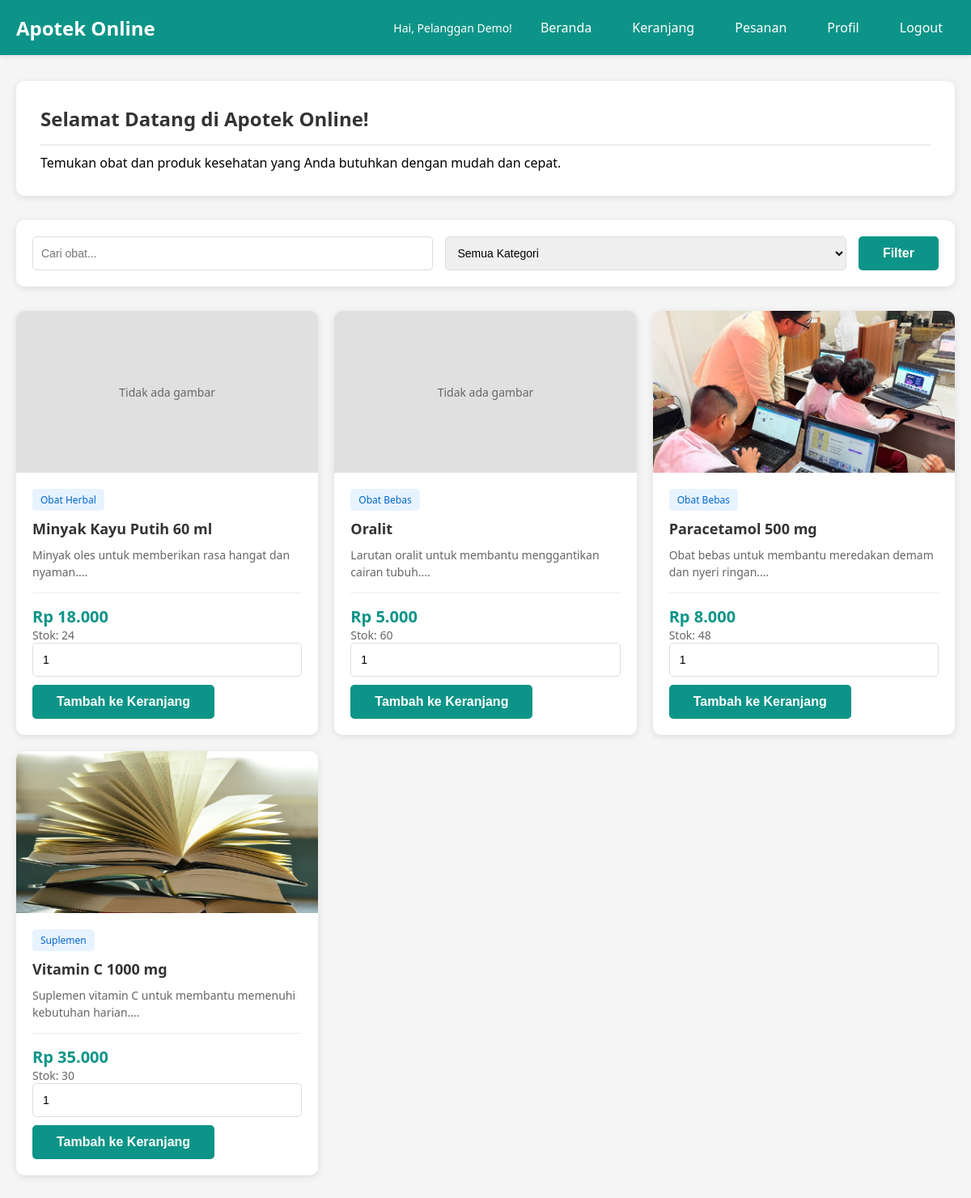
Screenshot of /user/index.php (signed in) with the database file from the repository.
### tables this page shows
CREATE TABLE IF NOT EXISTS medicines (
  id INT UNSIGNED AUTO_INCREMENT PRIMARY KEY,
  name VARCHAR(150) NOT NULL,
  description TEXT NULL,
  price DECIMAL(12,2) NOT NULL,
  stock INT NOT NULL DEFAULT 0,
  category VARCHAR(100) NOT NULL,
  image VARCHAR(255) NULL,
  created_at TIMESTAMP NOT NULL DEFAULT CURRENT_TIMESTAMP
);

### user/index.php (the view, shortened to what this page needs)
<?php
include '../config/database.php';
$search = '';
$query = "SELECT * FROM medicines WHERE 1=1";
$query .= " ORDER BY name ASC";
$medicines = mysqli_query($db, $query);
?>
<!DOCTYPE html>
<html lang="id">
<head>
    <link rel="stylesheet" href="../assets/css/user.css">
</head>
<body>
    <?php include "../layout/userheader.php" ?>
    <div class="container">
        <div class="welcome-banner">
            <h2>Selamat Datang di Apotek Online!</h2>
            <p>Temukan obat dan produk kesehatan yang Anda butuhkan dengan mudah dan cepat.</p>
        </div>
        <div class="filter-section">
            <form method="GET" action="" style="display: flex; gap: 15px; width: 100%; flex-wrap: wrap;">
                <input type="text" name="search" placeholder="Cari obat..."
                       value="<?php echo htmlspecialchars($search); ?>">
                <select name="category">
                    <option value="">Semua Kategori</option>
                </select>
                <button type="submit">Filter</button>
            </form>
        </div>
        <?php if (mysqli_num_rows($medicines) > 0): ?>
            <div class="medicine-grid">
                <?php while ($medicine = mysqli_fetch_assoc($medicines)): ?>
                    <div class="medicine-card">
                        <div class="medicine-image">
                            <?php if (!empty($medicine['image']) && file_exists('../uploads/' . $medicine['image'])): ?>
                                <img src="../uploads/<?php echo htmlspecialchars($medicine['image']); ?>"
                                     alt="<?php echo htmlspecialchars($medicine['name']); ?>"
                                     style="width: 100%; height: 100%; object-fit: cover;">
                            <?php else: ?>
                                <div style="width: 100%; height: 100%; display: flex; align-items: center; justify-content: center; background: #e0e0e0; color: #666; font-size: 14px;">
                                    Tidak ada gambar
                                </div>
                            <?php endif; ?>
                        </div>
                        <div class="medicine-content">
                            <span class="medicine-category"><?php echo htmlspecialchars($medicine['category']); ?></span>
                            <div class="medicine-name">
                                <a href="medicine-detail.php?id=<?php echo $medicine['id']; ?>" style="color: inherit; text-decoration: none;">
                                    <?php echo htmlspecialchars($medicine['name']); ?>
                                </a>
                            </div>
                            <div class="medicine-description">
                                <?php echo htmlspecialchars(substr($medicine['description'], 0, 80)) . '...'; ?>
                            </div>
                            <div class="medicine-footer">
                                <div>
                                    <div class="medicine-price">Rp <?php echo number_format($medicine['price'], 0, ',', '.'); ?></div>
                                    <div class="medicine-stock">Stok: <?php echo $medicine['stock']; ?></div>
                                </div>
                            </div>
                            <?php if ($medicine['stock'] > 0): ?>
                                <form class="add-to-cart-form" method="POST">
                                    <input type="number" name="quantity" value="1" min="1" max="<?= $medicine['stock'] ?>">
                                    <button type="submit" class="buy-button">Tambah ke Keranjang</button>
                                </form>
                            <?php else: ?>
                                <button class="buy-button" style="background: #ccc; cursor: not-allowed;" disabled>
                                    Stok Habis
                                </button>
                            <?php endif; ?>
                        </div>
                    </div>
                <?php endwhile; ?>
            </div>
        <?php endif; ?>
    </div>
</body>
</html>

### assets/css/user.css (style rules this page uses)
* { margin: 0; padding: 0; box-sizing: border-box; }
body { font-family: 'Segoe UI', Tahoma, Geneva, Verdana, sans-serif; background: #f5f5f5; padding-top: 70px; }
.container { max-width: 1200px; margin: 30px auto; padding: 0 20px; }
.welcome-banner { background: white; padding: 30px; border-radius: 10px; box-shadow: 0 2px 10px rgba(0,0,0,0.1); margin-bottom: 30px; }
.welcome-banner h2 { color: #333; margin-bottom: 10px; }
.filter-section { background: white; padding: 20px; border-radius: 10px; box-shadow: 0 2px 10px rgba(0,0,0,0.1); margin-bottom: 30px; display: flex; gap: 15px; flex-wrap: wrap; }
.filter-section input, .filter-section select { padding: 10px; border: 1px solid #ddd; border-radius: 5px; flex: 1; min-width: 200px; }
.filter-section button { padding: 10px 30px; background: #0d9488; color: white; border: none; border-radius: 5px; cursor: pointer; font-weight: 600; }
.medicine-grid { display: grid; grid-template-columns: repeat(auto-fill, minmax(280px, 1fr)); gap: 20px; }
.medicine-card { background: white; border-radius: 10px; box-shadow: 0 2px 10px rgba(0,0,0,0.1); overflow: hidden; transition: transform 0.3s; }
.medicine-image { width: 100%; height: 200px; background: #f5f5f5; overflow: hidden; display: flex; align-items: center; justify-content: center; }
.medicine-image img { width: 100%; height: 100%; object-fit: cover; }
.medicine-content { padding: 20px; }
.medicine-category { display: inline-block; background: #e7f3ff; color: #0066cc; padding: 5px 10px; border-radius: 5px; font-size: 12px; margin-bottom: 10px; }
.medicine-name { font-size: 18px; font-weight: 600; color: #333; margin-bottom: 10px; }
.medicine-description { color: #666; font-size: 14px; margin-bottom: 15px; line-height: 1.5; }
.medicine-footer { display: flex; justify-content: space-between; align-items: center; padding-top: 15px; border-top: 1px solid #eee; }
.medicine-price { font-size: 20px; font-weight: 700; color: #0d9488; }
.medicine-stock { font-size: 14px; color: #666; }
.buy-button { display: inline-block; padding: 10px 20px; background: #0d9488; color: white; text-decoration: none; border-radius: 5px; font-weight: 600; margin-top: 10px; text-align: center; transition: transform 0.2s; }
h2 { color: #333; margin-bottom: 20px; padding-bottom: 15px; border-bottom: 2px solid #eee; }
input, select, textarea { width: 100%; padding: 12px; border: 1px solid #ddd; border-radius: 5px; font-size: 14px; }
button { padding: 12px; border: none; border-radius: 5px; font-size: 16px; font-weight: 600; cursor: pointer; transition: transform 0.2s; }
button[type="submit"] { padding: 12px 30px; background: #0d9488; color: white; }

### rows the page displays
medicines: shows "Tidak ada gambar", category "Obat Herbal", name "Minyak Kayu Putih 60 ml", description "Minyak oles untuk memberikan rasa hangat dan nyaman.", price "18.000", stock "24"
medicines: shows "Tidak ada gambar", category "Obat Bebas", name "Oralit", description "Larutan oralit untuk membantu menggantikan cairan tubuh.", price "5.000", stock "60"
medicines: image (picture), category "Obat Bebas", name "Paracetamol 500 mg", description "Obat bebas untuk membantu meredakan demam dan nyeri ringan.", price "8.000", stock "48"
medicines: image (picture), category "Suplemen", name "Vitamin C 1000 mg", description "Suplemen vitamin C untuk membantu memenuhi kebutuhan harian.", price "35.000", stock "30"

### other values shown
$_SESSION['full_name'] "Pelanggan Demo"
